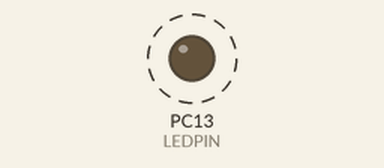
Bench run of a sketch on a simulated STM32 Blue Pill. On the bench: output pins drawn as LEDs (lit = HIGH). Dashed ring = blinking.

Above: at 0.5 s.
Timing chart, 0 to 4.6 s (numbered marks = the images above):
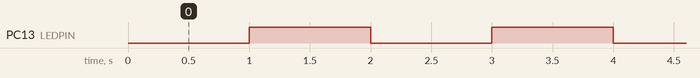

Measured:
- by itself, PC13 (LEDPIN): alternates HIGH for 1.0 s and LOW for 1.0 s

The sketch:

_005_Blink.ino
```cpp
/*
 *
 * simple blink program with macros
 *
 *  6.3.2017 ChrisMicro initial version
 * 23.3.2017 ChrisMicro addapted for BluePill
 *
 */

#define LEDPIN     PC13 // Blue Pill LED
#define INITLED    pinMode(LEDPIN, OUTPUT)

#define LEDON      digitalWrite(LEDPIN, HIGH)
#define LEDOFF     digitalWrite(LEDPIN, LOW)

void toggleLed()
{
  static uint8_t flag=0;

  if(flag) LEDON;
  else     LEDOFF;

  flag^=1;
}

#define TOGGLELED toggleLed()

void setup()
{
  INITLED;
}

void loop()
{
  TOGGLELED;
  delay(1000); // wait for a second
}
```
